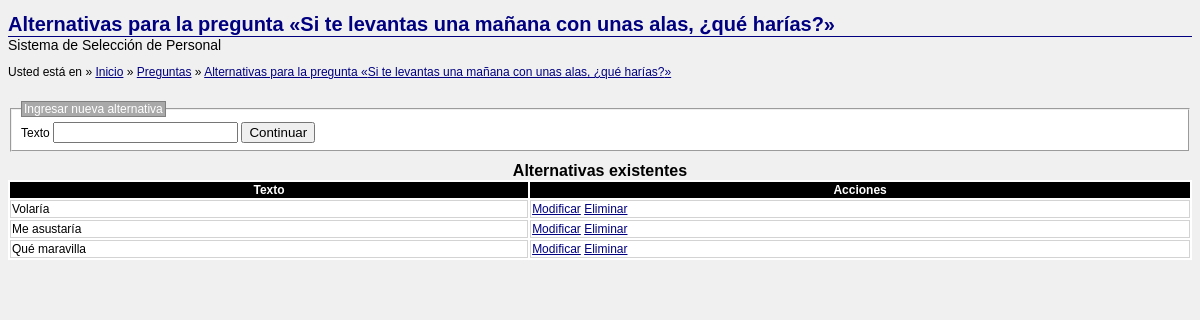
The app's page /index.php/preguntas/alternativas/index/1, older data.
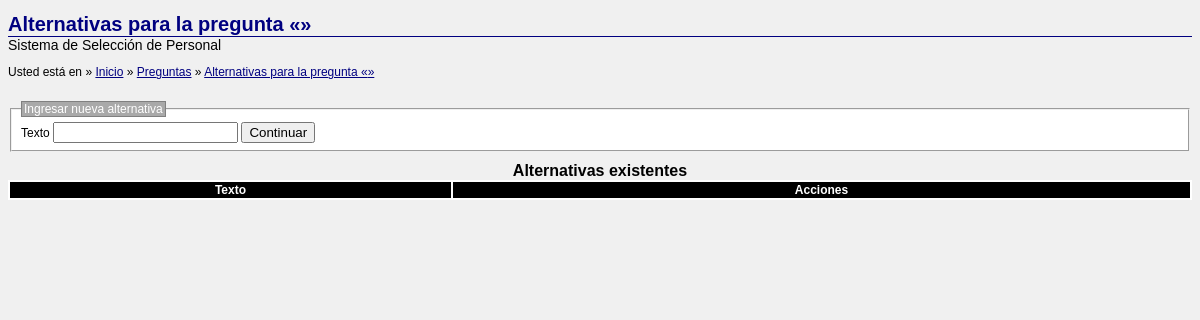
The same page, newer data.
### tables this page shows
CREATE TABLE "pregunta" (
    "id" INTEGER PRIMARY KEY NOT NULL,
    "texto" TEXT NOT NULL
);

CREATE TABLE "alternativa" (
    "id" INTEGER PRIMARY KEY AUTOINCREMENT NOT NULL,
    "texto" TEXT NOT NULL,
    "id_pregunta" INTEGER NOT NULL,
    FOREIGN KEY (id_pregunta) REFERENCES pregunta(id)
);

### application/controllers/preguntas/alternativas.php (called while the page is built, shortened)
<?php if ( ! defined('BASEPATH')) exit('No direct script access allowed');
class Alternativas extends CI_Controller {
    public function index($id) {
		$this->load->model('pregunta_model');
		$this->load->model('alternativa_model');
        $this->load->view(
			'preguntas/alternativas/welcome_message',
			array(
				'pregunta' => $this->pregunta_model->get($id),
				'alternativas' => $this->alternativa_model->getByPregunta($id)
			)
		);
    }
};

### index.php (called while the page is built, shortened)
<?php
require_once BASEPATH.'core/CodeIgniter.php';

### application/models/pregunta_model.php (called while the page is built, shortened)
<?php
class Pregunta_model extends CI_Model {
	public function get($id = null) {
		if (is_null($id))
			$retval = $this->db->get('pregunta')->result();
		else {
			$retval = $this->db->where('id', $id)->get('pregunta')->result();
			$retval = $retval[0];
		}
		return $retval;
	}
}

### application/models/alternativa_model.php (called while the page is built, shortened)
<?php
class Alternativa_model extends CI_Model {
	public function getByPregunta($id) {
		$alternativas = $this->db->where('id_pregunta', $id)->get('alternativa')->result();
		return $alternativas;
	}
}

### application/views/preguntas/alternativas/welcome_message.php (the view, shortened to what this page needs)
<!DOCTYPE html>
<html>
    <head>
		<link rel="stylesheet" href="<?=base_url() ?>main.css">
    </head>
    <body>
		<header>
			<h1>Alternativas para la pregunta &laquo;<?=htmlspecialchars($pregunta->texto) ?>&raquo;</h1>
			<small>Sistema de Selección de Personal</small>
			<nav>
				<p>Usted está en</p>
				<ul>
					<li><a href="<?=site_url() ?>">Inicio</a></li>
					<li><a href="<?=site_url('preguntas') ?>">Preguntas</a></li>
					<li class="active"><a href="<?=site_url('preguntas/alternativas/index/'.$pregunta->id) ?>">Alternativas para la pregunta &laquo;<?=htmlspecialchars($pregunta->texto) ?>&raquo;</a></li>
				</ul>
			</nav>
		</header>
		<section>
			<form method="post" action="<?=site_url('preguntas/alternativas/crear/'.$pregunta->id) ?>">
				<fieldset>
					<legend>Ingresar nueva alternativa</legend>
					<label>
						<span>Texto</span>
						<input type="text" name="alternativa[texto]" required>
					</label>
					<button type="submit">Continuar</button>
				</fieldset>
			</form>
			<table>
				<caption>Alternativas existentes</caption>
				<thead>
					<tr>
						<th>Texto</th>
						<th>Acciones</th>
					</tr>
				</thead>
				<tbody>
					<?php foreach($alternativas as $item): ?>
					<tr>
						<td><?=htmlspecialchars($item->texto) ?></td>
						<td>
							<a href="<?=site_url('preguntas/alternativas/descriptores/'.$item->id) ?>">Modificar</a>
							<a href="<?=site_url('preguntas/alternativas/eliminar/'.$item->id) ?>" onclick="return confirm('¿Está seguro que desea eliminar la alternativa?');">Eliminar</a>
						</td>
					</tr>
					<?php endforeach ?>
				</tbody>
		</section>
    </body>

Row changes from the older to the newer data that the page shows:
removed pregunta: texto "Si te levantas una mañana con unas alas, ¿qué harías?"
removed alternativa: texto "Volaría"
removed alternativa: texto "Me asustaría"
removed alternativa: texto "Qué maravilla"
